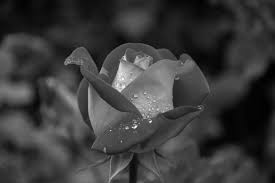
#> input picture IP/Images/gray_image.jpg, 275 x 183 px
$ python 10_threshold.py
#> lines starting #> are read from the running program, lines starting #| are printed output that depends on the picture; after the words box and inside, x2 and y2 are one past the last pixel; in counts of white or black regions, pixels touching at a corner belong together

# Practical 10
# python program to segment an image using threshing technique

import cv2

image = cv2.imread('Images/gray_image.jpg', cv2.IMREAD_GRAYSCALE)  # Replace with your image file
#> image is the input picture: shape (183, 275); min 0, max 253, mean 58.9

if image is None:
    print("Error: Image not found or unable to load.")
    exit()

threshold_value = 100

_, segmented_image = cv2.threshold(image, threshold_value, 255, cv2.THRESH_BINARY)
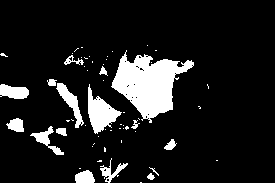
#> segmented_image: shape (183, 275); 11.8% white; 58 white regions (43 under 20 px), largest, box (x1, y1, x2, y2) and area: (111, 50, 194, 123) 3025, (88, 84, 122, 134) 781, (56, 83, 84, 128) 400

cv2.imshow('Original Image', image)
cv2.imshow('Segmented Image', segmented_image)

cv2.waitKey(0)
cv2.destroyAllWindows()
